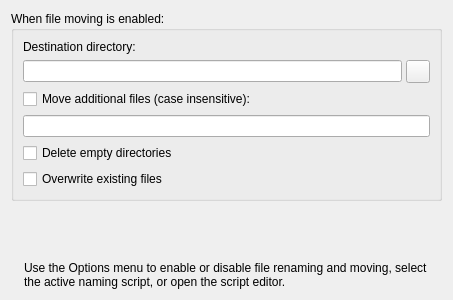
<?xml version="1.0" encoding="UTF-8"?>
<ui version="4.0">
 <class>RenamingOptionsPage</class>
 <widget class="QWidget" name="RenamingOptionsPage">
  <property name="enabled">
   <bool>true</bool>
  </property>
  <property name="geometry">
   <rect>
    <x>0</x>
    <y>0</y>
    <width>453</width>
    <height>300</height>
   </rect>
  </property>
  <property name="sizePolicy">
   <sizepolicy hsizetype="Expanding" vsizetype="Preferred">
    <horstretch>0</horstretch>
    <verstretch>0</verstretch>
   </sizepolicy>
  </property>
  <layout class="QVBoxLayout" name="verticalLayout_5">
   <item>
    <widget class="QGroupBox" name="move_files_group">
     <property name="title">
      <string>When file moving is enabled:</string>
     </property>
     <layout class="QVBoxLayout" name="verticalLayout_4">
      <item>
       <widget class="QLabel" name="destination_directory_label">
        <property name="text">
         <string>Destination directory:</string>
        </property>
        <property name="buddy">
         <cstring>move_files_to</cstring>
        </property>
       </widget>
      </item>
      <item>
       <layout class="QHBoxLayout" name="horizontalLayout_4">
        <property name="spacing">
         <number>4</number>
        </property>
        <item>
         <widget class="QLineEdit" name="move_files_to"/>
        </item>
        <item>
         <widget class="QToolButton" name="move_files_to_browse">
          <property name="toolTip">
           <string>Select directory</string>
          </property>
         </widget>
        </item>
       </layout>
      </item>
      <item>
       <widget class="QCheckBox" name="move_additional_files">
        <property name="text">
         <string>Move additional files (case insensitive):</string>
        </property>
       </widget>
      </item>
      <item>
       <widget class="QLineEdit" name="move_additional_files_pattern"/>
      </item>
      <item>
       <widget class="QCheckBox" name="delete_empty_dirs">
        <property name="text">
         <string>Delete empty directories</string>
        </property>
       </widget>
      </item>
      <item>
       <widget class="QCheckBox" name="move_overwrite_existing_files">
        <property name="text">
         <string>Overwrite existing files</string>
        </property>
       </widget>
      </item>
     </layout>
    </widget>
   </item>
   <item>
    <spacer name="verticalSpacer">
     <property name="orientation">
      <enum>Qt::Orientation::Vertical</enum>
     </property>
     <property name="sizeHint" stdset="0">
      <size>
       <width>20</width>
       <height>40</height>
      </size>
     </property>
    </spacer>
   </item>
   <item>
    <layout class="QHBoxLayout" name="help_layout">
     <item>
      <widget class="QLabel" name="script_help_icon">
       <property name="sizePolicy">
        <sizepolicy hsizetype="Fixed" vsizetype="Fixed">
         <horstretch>0</horstretch>
         <verstretch>0</verstretch>
        </sizepolicy>
       </property>
      </widget>
     </item>
     <item>
      <widget class="QLabel" name="script_help_label">
       <property name="text">
        <string>Use the Options menu to enable or disable file renaming and moving, select the active naming script, or open the script editor.</string>
       </property>
       <property name="wordWrap">
        <bool>true</bool>
       </property>
      </widget>
     </item>
    </layout>
   </item>
  </layout>
 </widget>
 <tabstops>
  <tabstop>move_files_to</tabstop>
  <tabstop>move_files_to_browse</tabstop>
  <tabstop>move_additional_files</tabstop>
  <tabstop>move_additional_files_pattern</tabstop>
  <tabstop>delete_empty_dirs</tabstop>
  <tabstop>move_overwrite_existing_files</tabstop>
 </tabstops>
 <resources/>
 <connections/>
</ui>
